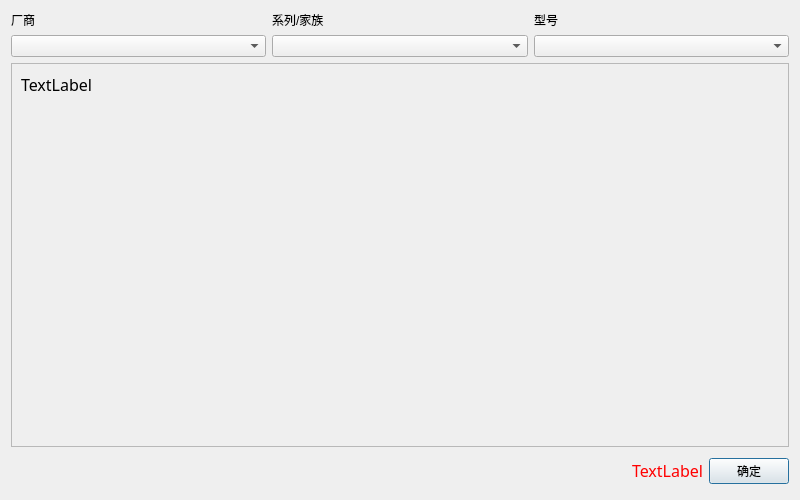
<?xml version="1.0" encoding="UTF-8"?>
<ui version="4.0">
 <class>ChipSelecter</class>
 <widget class="QDialog" name="ChipSelecter">
  <property name="geometry">
   <rect>
    <x>0</x>
    <y>0</y>
    <width>800</width>
    <height>500</height>
   </rect>
  </property>
  <property name="windowTitle">
   <string>芯片型号选择</string>
  </property>
  <layout class="QGridLayout" name="gridLayout_2">
   <item row="1" column="0">
    <widget class="QScrollArea" name="scrollArea">
     <property name="widgetResizable">
      <bool>true</bool>
     </property>
     <widget class="QWidget" name="scrollAreaWidgetContents">
      <property name="geometry">
       <rect>
        <x>0</x>
        <y>0</y>
        <width>780</width>
        <height>391</height>
       </rect>
      </property>
      <layout class="QVBoxLayout" name="verticalLayout_2" stretch="0,1">
       <item>
        <widget class="QLabel" name="label_log">
         <property name="font">
          <font>
           <family>思源黑体 CN Bold</family>
           <pointsize>12</pointsize>
          </font>
         </property>
         <property name="text">
          <string>TextLabel</string>
         </property>
         <property name="textFormat">
          <enum>Qt::TextFormat::MarkdownText</enum>
         </property>
         <property name="openExternalLinks">
          <bool>true</bool>
         </property>
         <property name="textInteractionFlags">
          <set>Qt::TextInteractionFlag::LinksAccessibleByMouse|Qt::TextInteractionFlag::TextSelectableByMouse</set>
         </property>
        </widget>
       </item>
       <item>
        <spacer name="verticalSpacer">
         <property name="orientation">
          <enum>Qt::Orientation::Vertical</enum>
         </property>
         <property name="sizeHint" stdset="0">
          <size>
           <width>20</width>
           <height>40</height>
          </size>
         </property>
        </spacer>
       </item>
      </layout>
     </widget>
    </widget>
   </item>
   <item row="0" column="0">
    <layout class="QGridLayout" name="gridLayout">
     <item row="1" column="1">
      <widget class="QComboBox" name="comboBox_series"/>
     </item>
     <item row="0" column="0">
      <widget class="QLabel" name="label">
       <property name="text">
        <string>厂商</string>
       </property>
      </widget>
     </item>
     <item row="0" column="1">
      <widget class="QLabel" name="label_2">
       <property name="text">
        <string>系列/家族</string>
       </property>
      </widget>
     </item>
     <item row="1" column="0">
      <widget class="QComboBox" name="comboBox_vendor">
       <property name="editable">
        <bool>false</bool>
       </property>
      </widget>
     </item>
     <item row="0" column="2">
      <widget class="QLabel" name="label_3">
       <property name="text">
        <string>型号</string>
       </property>
      </widget>
     </item>
     <item row="1" column="2">
      <widget class="QComboBox" name="comboBox_chip"/>
     </item>
    </layout>
   </item>
   <item row="2" column="0">
    <layout class="QHBoxLayout" name="horizontalLayout_2">
     <property name="topMargin">
      <number>5</number>
     </property>
     <property name="bottomMargin">
      <number>5</number>
     </property>
     <item>
      <spacer name="horizontalSpacer">
       <property name="orientation">
        <enum>Qt::Orientation::Horizontal</enum>
       </property>
       <property name="sizeHint" stdset="0">
        <size>
         <width>40</width>
         <height>20</height>
        </size>
       </property>
      </spacer>
     </item>
     <item>
      <widget class="QLabel" name="label_error">
       <property name="font">
        <font>
         <family>思源黑体 CN Bold</family>
         <pointsize>12</pointsize>
        </font>
       </property>
       <property name="styleSheet">
        <string notr="true">color: rgb(255, 0,0);</string>
       </property>
       <property name="text">
        <string>TextLabel</string>
       </property>
       <property name="textInteractionFlags">
        <set>Qt::TextInteractionFlag::LinksAccessibleByMouse|Qt::TextInteractionFlag::TextSelectableByMouse</set>
       </property>
      </widget>
     </item>
     <item>
      <widget class="QPushButton" name="btn_ok">
       <property name="text">
        <string>确定</string>
       </property>
      </widget>
     </item>
    </layout>
   </item>
  </layout>
 </widget>
 <resources/>
 <connections/>
</ui>
